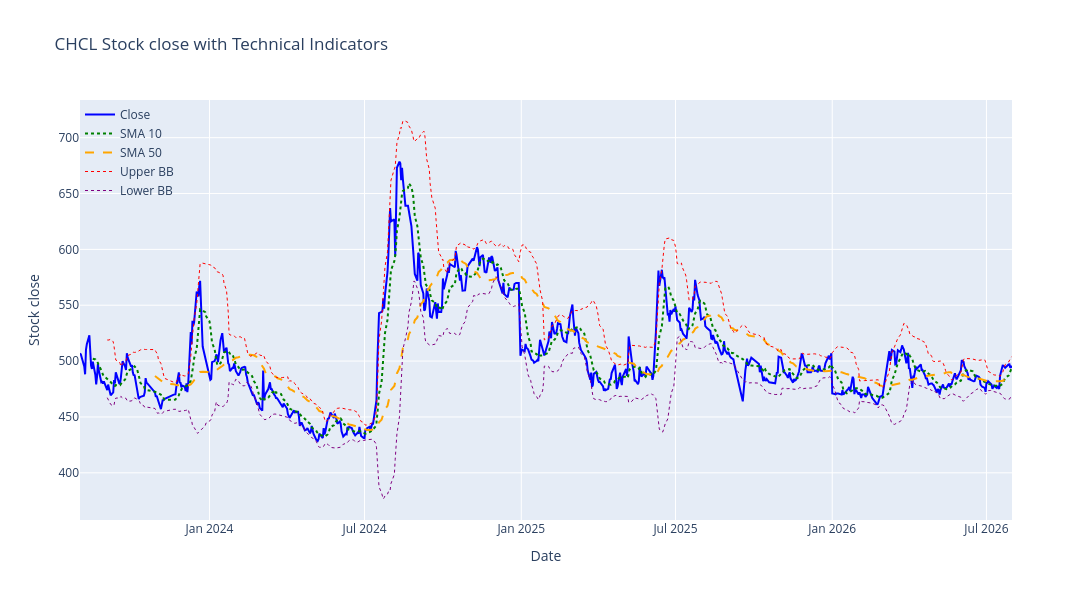

Write notebook code for a chart like this one.
### Markdown cell above
### Plot technical Analysis

### Code cell
df_filtered = df.copy()

if(timeframe!="1D"):
    df_filtered = df_filtered.between_time("11:00", "15:00")


# Create the figure
fig = go.Figure()

# Add 'Close' close line
fig.add_trace(
    go.Scatter(
        x=df_filtered.index,
        y=df_filtered["close"],
        mode="lines",
        name="Close",
        line=dict(color="blue", width=2),
    )
)

# Add 'SMA 10' line
fig.add_trace(
    go.Scatter(
        x=df_filtered.index,
        y=df_filtered["SMA_10"],
        mode="lines",
        name="SMA 10",
        line=dict(color="green", width=2, dash="dot"),
    )
)

# Add 'SMA 50' line
fig.add_trace(
    go.Scatter(
        x=df_filtered.index,
        y=df_filtered["SMA_50"],
        mode="lines",
        name="SMA 50",
        line=dict(color="orange", width=2, dash="dash"),
    )
)

# Add 'Upper BB' line
fig.add_trace(
    go.Scatter(
        x=df_filtered.index,
        y=df_filtered["Upper_BB"],
        mode="lines",
        name="Upper BB",
        line=dict(color="red", width=1, dash="dot"),
    )
)

# Add 'Lower BB' line
fig.add_trace(
    go.Scatter(
        x=df_filtered.index,
        y=df_filtered["Lower_BB"],
        mode="lines",
        name="Lower BB",
        line=dict(color="purple", width=1, dash="dot"),
    )
)

# Update layout for a larger figure size and title
fig.update_layout(
    title=f"{stock_name} Stock close with Technical Indicators",
    xaxis_title="Date",
    yaxis_title="Stock close",
    legend=dict(
        x=0, y=1, bgcolor="rgba(255,255,255,0)", bordercolor="rgba(255,255,255,0)"
    ),
    autosize=False,
    width=1200,
    height=600,
)


if(timeframe != "1D"):
    fig.update_xaxes(
        rangebreaks=[
            dict(bounds=["sat", "sat"]),  # remove weekends
            dict(bounds=[15, 11], pattern="hour"),  # keep only 11–15
        ]
    )


# Show the plot
fig.show()

### Figure 1 — Plotly figure (JSON) as saved in the notebook; plotly's stock layout.template omitted (floating-point values rounded to 4 significant figures; data arrays with more than 128 entries replaced by an {"elided": "..."} marker saying what was removed)
{"data": [{"line": {"color": "blue", "width": 2}, "mode": "lines", "name": "Close", "type": "scatter", "x": {"elided": "680 str values"}, "y": {"elided": "680 float values"}}, {"line": {"color": "green", "dash": "dot", "width": 2}, "mode": "lines", "name": "SMA 10", "type": "scatter", "x": {"elided": "680 str values"}, "y": {"elided": "680 float values"}}, {"line": {"color": "orange", "dash": "dash", "width": 2}, "mode": "lines", "name": "SMA 50", "type": "scatter", "x": {"elided": "680 str values"}, "y": {"elided": "680 float values"}}, {"line": {"color": "red", "dash": "dot", "width": 1}, "mode": "lines", "name": "Upper BB", "type": "scatter", "x": {"elided": "680 str values"}, "y": {"elided": "680 float values"}}, {"line": {"color": "purple", "dash": "dot", "width": 1}, "mode": "lines", "name": "Lower BB", "type": "scatter", "x": {"elided": "680 str values"}, "y": {"elided": "680 float values"}}], "layout": {"autosize": false, "height": 600, "legend": {"bgcolor": "rgba(255,255,255,0)", "bordercolor": "rgba(255,255,255,0)", "x": 0, "y": 1}, "title": {"text": "CHCL Stock close with Technical Indicators"}, "width": 1200, "xaxis": {"title": {"text": "Date"}}, "yaxis": {"title": {"text": "Stock close"}}}}
